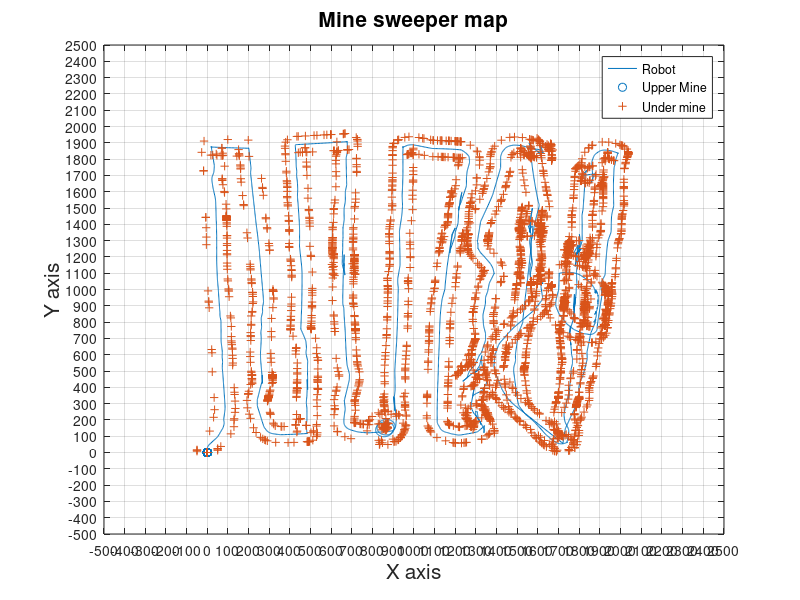

Write MATLAB code to recreate this figure.
 load ('1_minepositions');

Max  = 2500;                 %y Maximum Value (cm)
yMin  = -500;                %y minimum Value (cm)
min = -500;                         % set x-min (cm)
max = 2500;                      % set x-max (cm)


plotTitle = 'Mine sweeper map';  % plot title
xLabel = 'X axis';     % x-axis label
yLabel = 'Y axis';      % y-axis label
legend1 = 'Robot';
legend2 = 'Upper Mine';
legend3 = 'Under mine';

robot=plot(robpos(:,1),robpos(:,2),'-' );
hold on;
uppermines = scatter(Umines(:,1),Umines(:,2),'og');
lowermines = scatter(Dmines(:,1),Dmines(:,2),'+r' );

title(plotTitle,'FontSize',15);
xlabel(xLabel,'FontSize',15);
ylabel(yLabel,'FontSize',15);
legend(legend1,legend2,legend3)
axis([yMin yMax min max]);
yticks(yMin:100:yMax)
xticks(min:100:max)
grid('on');